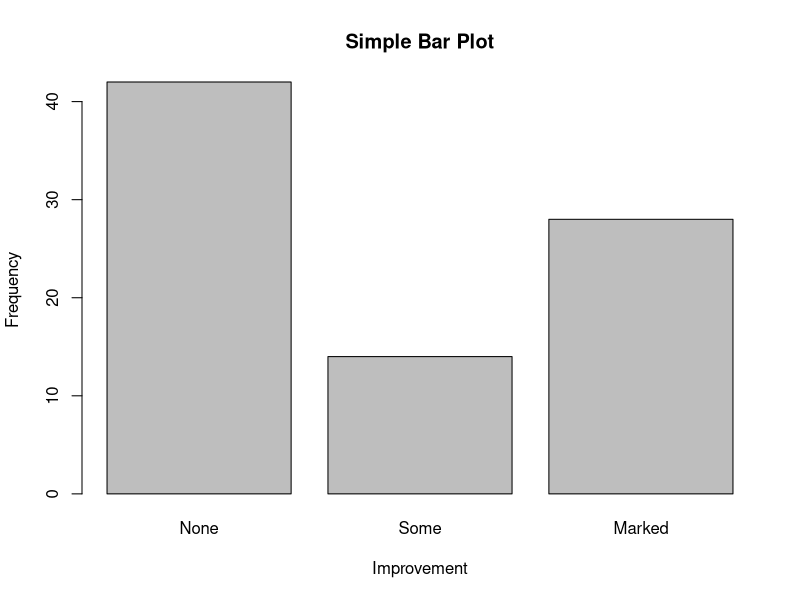
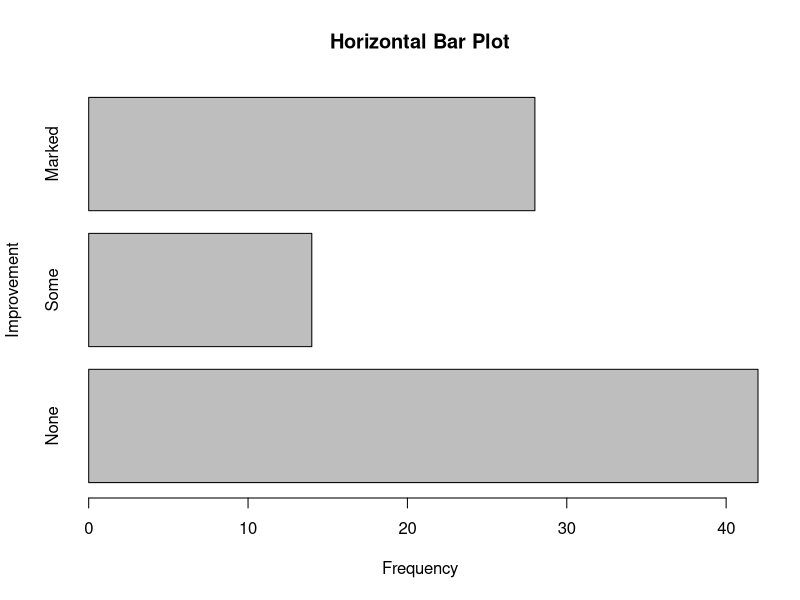
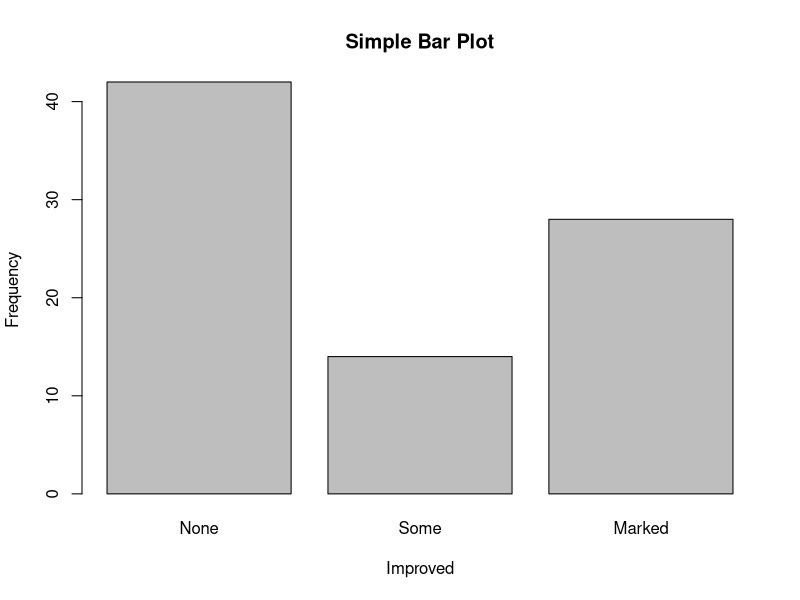
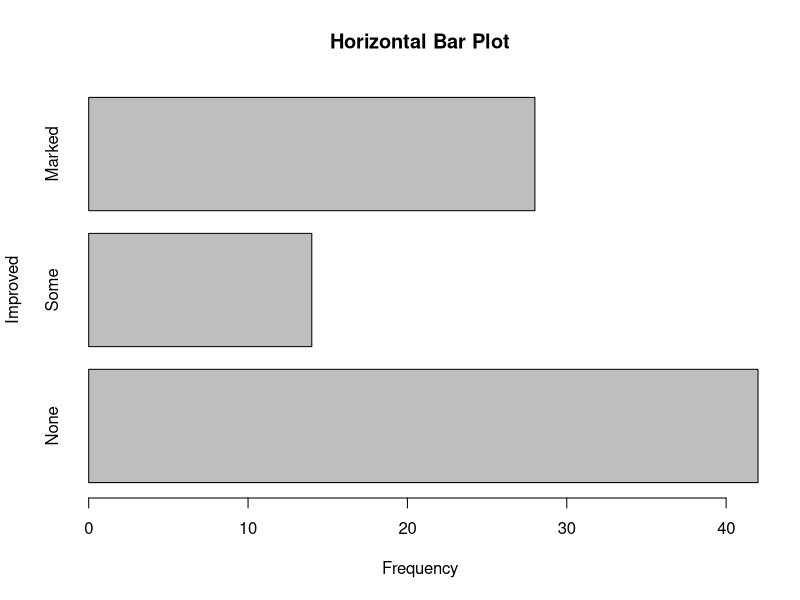

The R source for these figures, in order:
library(vcd)

counts <- table(Arthritis$Improved)
counts

x11()
barplot(counts,
        main="Simple Bar Plot",
        xlab="Improvement", 
        ylab="Frequency")
x11()
barplot(counts,
        main="Horizontal Bar Plot",
        xlab="Frequency", 
        ylab="Improvement",
        horiz=TRUE)

x11()
plot(Arthritis$Improved, 
     main="Simple Bar Plot",
     xlab="Improved", 
     ylab="Frequency")
x11()
plot(Arthritis$Improved, 
     horiz=TRUE, 
     main="Horizontal Bar Plot",
     xlab="Frequency", 
     ylab="Improved")

